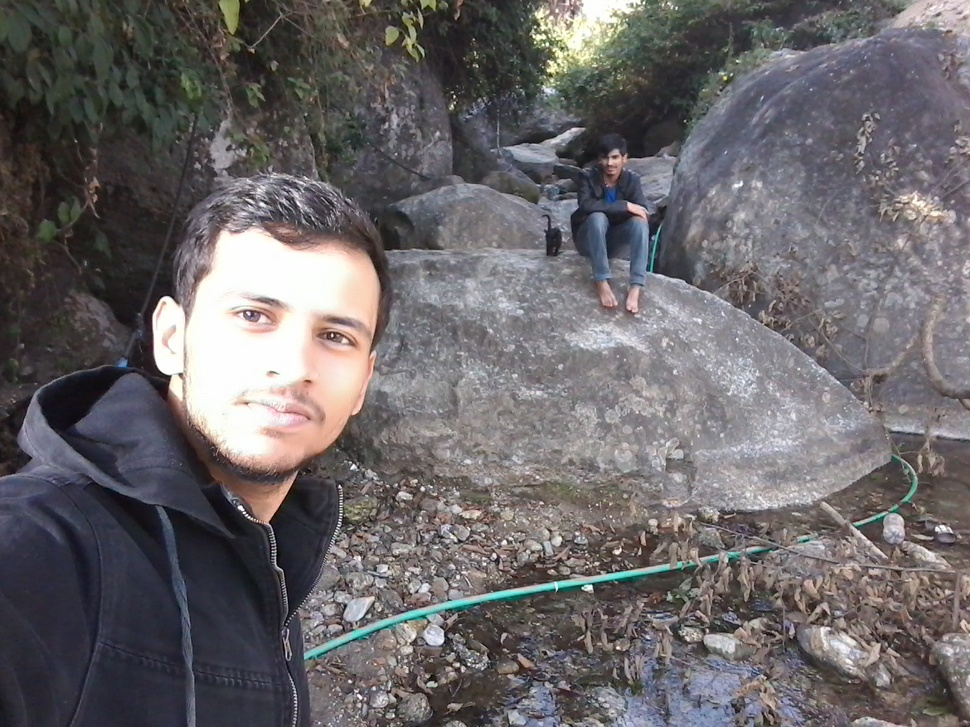
#> input picture Image processing with OpenCV/image.jpg, 970 x 727 px, shrunk from 1600 x 1200 before the run
$ python 'read and show img.py'
#> lines starting #> are read from the running program, lines starting #| are printed output that depends on the picture
import cv2
import numpy as anp
import matplotlib.pyplot as plt

#open cv - BGR
#matplotlib - RGB

img = cv2.imread('image.jpg',cv2.IMREAD_GRAYSCALE)
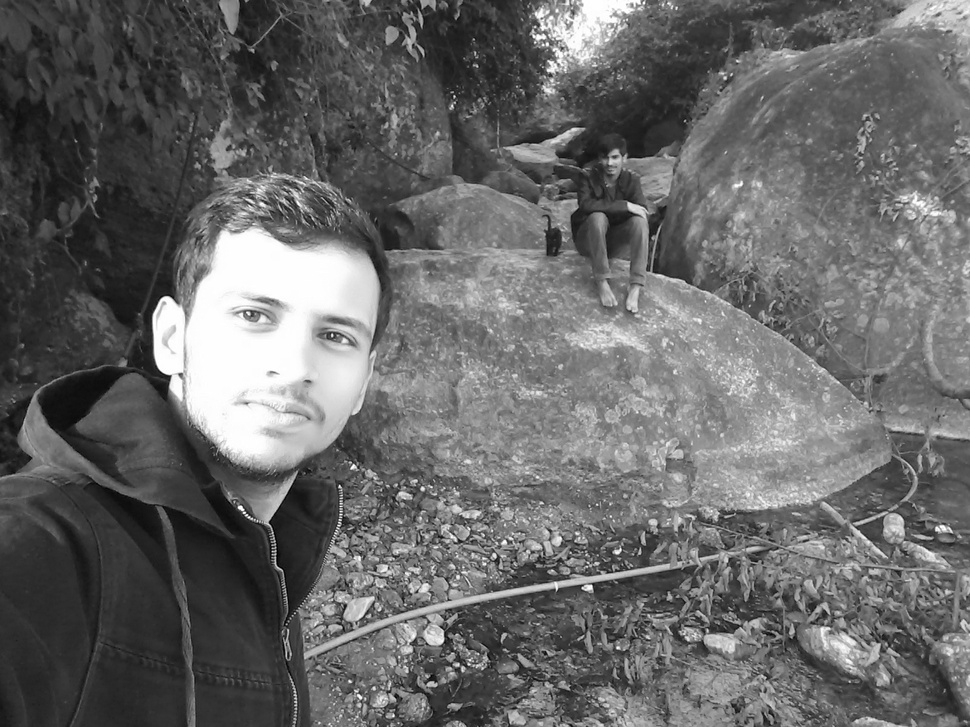
#> img: shape (727, 970); min 0, max 255, mean 103.4
# Name of image and image scale colour
#for more view cv2 documentation

#display using cv2
cv2.imshow('Image',img)
# name of window and image variable
cv2.waitKey(0)
# wait for key to close
cv2.destroyAllWindows()


#display using matplotlib
plt.imshow(img , cmap='gray',interpolation='bicubic')
# to see the effect of interplolation remove and check effect.
plt.plot([50,100],[80,200],'r',linewidth = 5)
#plotting the point
plt.show()
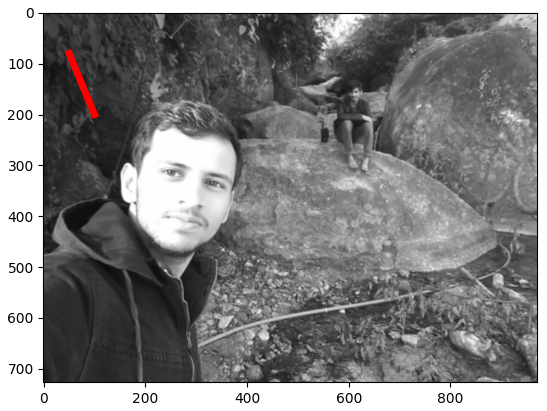
#> figure drawn by matplotlib, 1 panel


#saving the image
# cv2.imwrite('file_name.ext',imaage_variable)
